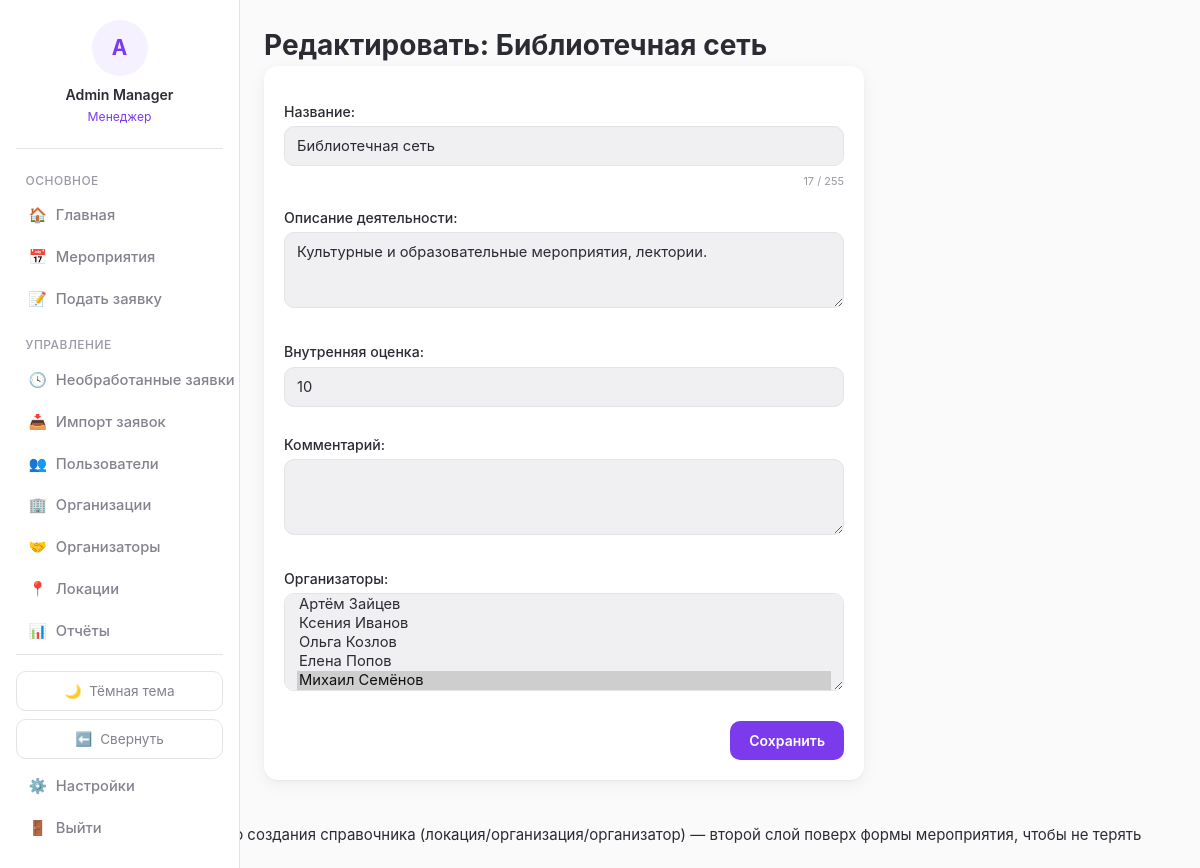
Screenshot of /organizations/6/edit/ (signed in) with the database file from the repository.
### blog/models.py (models this page shows, shortened)
class User(AbstractBaseUser):
    GENDER_CHOICES = [
        ('male', 'Мужской'),
        ('female', 'Женский'),
    ]
    STATUS_CHOICES = [
        ('active', 'Активен'),
        ('inactive', 'Неактивен'),
        ('blacklisted', 'В блэклисте'),
    ]
    REGISTRATION_STATUS_CHOICES = [
        ('guest', 'Гость (первое касание)'),
        ('registered', 'Зарегистрирован'),
    ]
    id = models.AutoField(primary_key=True)
    system_username = models.CharField(max_length=50, blank=True, null=True, db_index=True)
    telegram_id = models.CharField(max_length=50, unique=True, db_index=True)
    telegram_username = models.CharField(max_length=100, blank=True, null=True)
    VK_username = models.CharField(max_length=100, blank=True, null=True)
    first_name = models.CharField(max_length=100, blank=True, null=True)
    last_name = models.CharField(max_length=100, blank=True, null=True)
    email = models.EmailField(blank=True, null=True)
    phone = models.CharField(max_length=20, blank=True, null=True)
    birthday = models.DateField(blank=True, null=True)
    about = models.TextField(blank=True, null=True)
    gender = models.CharField(max_length=10, choices=GENDER_CHOICES, blank=True, null=True)
    status = models.CharField(max_length=20, choices=STATUS_CHOICES, default='active')
    comment = models.TextField(blank=True, null=True)
    registration_status = models.CharField(
        max_length=20, choices=REGISTRATION_STATUS_CHOICES, default='guest'
    )
    created_at = models.DateTimeField(auto_now_add=True)
    last_event_at = models.DateTimeField(blank=True, null=True)
    total_event_count = models.IntegerField(default=0, validators=[MinValueValidator(0)])
    season_event_count = models.IntegerField(default=0, validators=[MinValueValidator(0)])
    total_hours = models.IntegerField(default=0, validators=[MinValueValidator(0)])
    season_hours = models.IntegerField(default=0, validators=[MinValueValidator(0)])
    churn_score = models.FloatField(default=0)
    login = models.CharField(max_length=50, unique=True, blank=True, null=True)
    web_credentials_set_at = models.DateTimeField(blank=True, null=True)
    notify_new_events = models.BooleanField(default=True)
    notify_applications = models.BooleanField(default=True)
    experience_token = models.UUIDField(default=uuid.uuid4, unique=True, editable=False, db_index=True)
    objects = UserManager()
    USERNAME_FIELD = 'telegram_id'
    REQUIRED_FIELDS = []
    class Meta:
        db_table = 'users'
        verbose_name = 'Пользователь'
        verbose_name_plural = 'Пользователи'
    @property
    def full_name(self):
        return f"{self.first_name or ''} {self.last_name or ''}".strip() or self.telegram_username or self.telegram_id

class Organization(models.Model):
    id = models.AutoField(primary_key=True)
    name = models.CharField(max_length=255)
    description = models.TextField(blank=True, null=True)
    created_at = models.DateTimeField(auto_now_add=True)
    events_count = models.IntegerField(default=0, validators=[MinValueValidator(0)])
    volunteers_count = models.IntegerField(default=0, validators=[MinValueValidator(0)])
    shifts_count = models.IntegerField(default=0, validators=[MinValueValidator(0)])
    internal_rating = models.SmallIntegerField(
        blank=True, null=True,
        validators=[MinValueValidator(0), MaxValueValidator(10)],
    )
    comment = models.TextField(blank=True, null=True)
    class Meta:
        db_table = 'organizations'
        verbose_name = 'Организация'
        verbose_name_plural = 'Организации'

### blog/views.py (the view, shortened to what this page needs)
# urls.py: path('organizations/<int:org_id>/edit/', views.organization_edit, name='organization_edit'),
@manager_required
def organization_edit(request, org_id):
    organization = get_object_or_404(Organization, pk=org_id)
    form = OrganizationForm(request.POST or None, instance=organization)
    return modal_form_response(
        request, 'blog/organization_form.html',
        {'form': form, 'title': f'Редактировать: {organization.name}', 'submit_label': 'Сохранить'},
    )

### blog/forms.py (shortened to what this page needs)
class OrganizationForm(forms.ModelForm):
    organizers = forms.ModelMultipleChoiceField(
        queryset=Organizer.objects.order_by('last_name', 'first_name'),
        required=False,
        label='Организаторы',
        widget=forms.SelectMultiple,
    )
    class Meta:
        model = Organization
        fields = ['name', 'description', 'internal_rating', 'comment']
        labels = {
            'name': 'Название',
            'description': 'Описание деятельности',
            'internal_rating': 'Внутренняя оценка',
            'comment': 'Комментарий',
        }
        widgets = {
            'description': forms.Textarea(attrs={'rows': 3}),
            'comment': forms.Textarea(attrs={'rows': 3}),
            'internal_rating': forms.NumberInput(attrs={'min': 0, 'max': 10}),
        }
    def __init__(self, *args, **kwargs):
        super().__init__(*args, **kwargs)
        if self.instance.pk:
            self.fields['organizers'].initial = Organizer.objects.filter(
                organization_links__organization=self.instance
            )

### blog/context_processors.py (called while the page is built)
def role_flags(request):
    user = getattr(request, 'user', None)
    authenticated = bool(user and user.is_authenticated)
    return {
        'is_manager': is_manager(user) if authenticated else False,
        'is_team_leader': is_team_leader(user) if authenticated else False,
        'role_label': role_label(user) if authenticated else None,
    }

### blog/models.py (called while the page is built)
    def __str__(self):
        return f"{self.first_name} {self.last_name}"

### blog/services/roles.py (called while the page is built)
def is_manager(user: User) -> bool:
    if not user or not user.is_authenticated:
        return False
    return user.manager_roles.filter(revoked_at__isnull=True).exists()

def is_team_leader(user: User) -> bool:
    if not user or not user.is_authenticated:
        return False
    return user.team_leader_roles.filter(revoked_at__isnull=True).exists()

def role_label(user: User) -> str:
    if is_manager(user):
        return 'Менеджер'
    if is_team_leader(user):
        return 'Тим-лидер'
    return 'Волонтёр'

### blog/views.py (called while the page is built)
def is_ajax(request) -> bool:
    return request.headers.get('X-Requested-With') == 'XMLHttpRequest'

### blog/templates/blog/organization_form.html (shortened to what this page needs)
{% extends 'blog/base.html' %}
{% block content %}
<h1>{{ title }}</h1>
<div class="card" style="max-width:600px;">
    {% include 'blog/partials/_modal_form.html' %}
</div>
{% endblock %}

### blog/templates/blog/base.html (shortened to what this page needs)
{% load static %}<!DOCTYPE html>
<html lang="ru">
<head>
    <link rel="stylesheet" href="{% static 'blog/css/nexus.css' %}">
</head>
<body class="{% if request.COOKIES.sidebar_collapsed == '1' %}sidebar-collapsed{% endif %}">
{% if user.is_authenticated %}
<aside class="sidebar">
    <a href="{% url 'profile_detail' user.id %}" class="sidebar-account">
        <div class="avatar-placeholder">{{ user.full_name|slice:":1"|upper }}</div>
        <div class="username">{{ user.full_name }}</div>
        <div class="role">{{ role_label }}</div>
    </a>
    <div class="nav-section-title">Основное</div>
    <a href="{% url 'dashboard' %}" class="nav-link {% if request.resolver_match.url_name == 'dashboard' %}active{% endif %}" title="Главная"><span class="icon">🏠</span><span class="nav-label"> Главная</span></a>
    <a href="{% url 'event_list' %}" class="nav-link {% if request.resolver_match.url_name in 'event_list,event_detail' %}active{% endif %}" title="Мероприятия"><span class="icon">📅</span><span class="nav-label"> Мероприятия</span></a>
    <a href="{% url 'application_create' %}" class="nav-link " title="Подать заявку"><span class="icon">📝</span><span class="nav-label"> Подать заявку</span></a>
    {% if is_manager %}
    <div class="nav-section-title">Управление</div>
    <a href="{% url 'pending_applications' %}" class="nav-link " title="Необработанные заявки"><span class="icon">🕓</span><span class="nav-label"> Необработанные заявки</span></a>
    <a href="{% url 'import_preview' %}" class="nav-link " title="Импорт заявок"><span class="icon">📥</span><span class="nav-label"> Импорт заявок</span></a>
    <a href="{% url 'user_list' %}" class="nav-link {% if request.resolver_match.url_name == 'user_list' %}active{% endif %}" title="Пользователи"><span class="icon">👥</span><span class="nav-label"> Пользователи</span></a>
    <a href="{% url 'organizations_list' %}" class="nav-link " title="Организации"><span class="icon">🏢</span><span class="nav-label"> Организации</span></a>
    <a href="{% url 'organizer_list' %}" class="nav-link " title="Организаторы"><span class="icon">🤝</span><span class="nav-label"> Организаторы</span></a>
    <a href="{% url 'location_list' %}" class="nav-link " title="Локации"><span class="icon">📍</span><span class="nav-label"> Локации</span></a>
    <a href="{% url 'report_period' %}" class="nav-link {% if request.resolver_match.url_name == 'report_period' %}active{% endif %}" title="Отчёты"><span class="icon">📊</span><span class="nav-label"> Отчёты</span></a>
    {% endif %}
    <div class="sidebar-footer">
        <button type="button" class="theme-toggle" id="theme-toggle" title="Тема">
            <span class="icon" id="theme-icon">🌙</span><span class="theme-label" id="theme-label"> Тёмная тема</span>
        </button>
        <button type="button" class="sidebar-toggle" id="sidebar-toggle" title="Свернуть панель">
            <span class="icon" id="sidebar-toggle-icon">⬅️</span><span class="nav-label" id="sidebar-toggle-label"> Свернуть</span>
        </button>
        <a href="{% url 'settings' %}" class="nav-link {% if request.resolver_match.url_name == 'settings' %}active{% endif %}" title="Настройки"><span class="icon">⚙️</span><span class="nav-label"> Настройки</span></a>
        <a href="{% url 'logout' %}" class="nav-link" title="Выйти"><span class="icon">🚪</span><span class="nav-label"> Выйти</span></a>
    </div>
</aside>
{% endif %}
<div class="page-wrapper" style="{% if not user.is_authenticated %}margin-left:0;{% endif %}">
    <main>
        {% block content %}{% endblock %}
    </main>
</div>
{# Вложенная модалка быстрого создания справочника (локация/организация/организатор) —
   второй слой поверх формы мероприятия, чтобы не терять введённые в неё данные. #}
</body>
</html>

### blog/templates/blog/partials/_modal_form.html (shortened to what this page needs)
<form method="post" enctype="{{ form_enctype|default:'application/x-www-form-urlencoded' }}" data-modal-form>
    {{ form.as_p }}
    <div class="modal-footer-actions" style="display:flex; justify-content:flex-end; gap:10px; margin-top:1rem;">
        <button type="submit" class="btn">{{ submit_label|default:'Сохранить' }}</button>
    </div>
</form>

### rows the page displays
User: full_name "A", full_name "Admin Manager"
Organization: name "Библиотечная сеть", description "Культурные и образовательные мероприятия, лектории.", internal_rating "10"

### other values shown
{{ role_label }} "Менеджер"
{{ title }} "Редактировать: Библиотечная сеть"
{{ submit_label|default:'Сохранить' }} "Сохранить"
